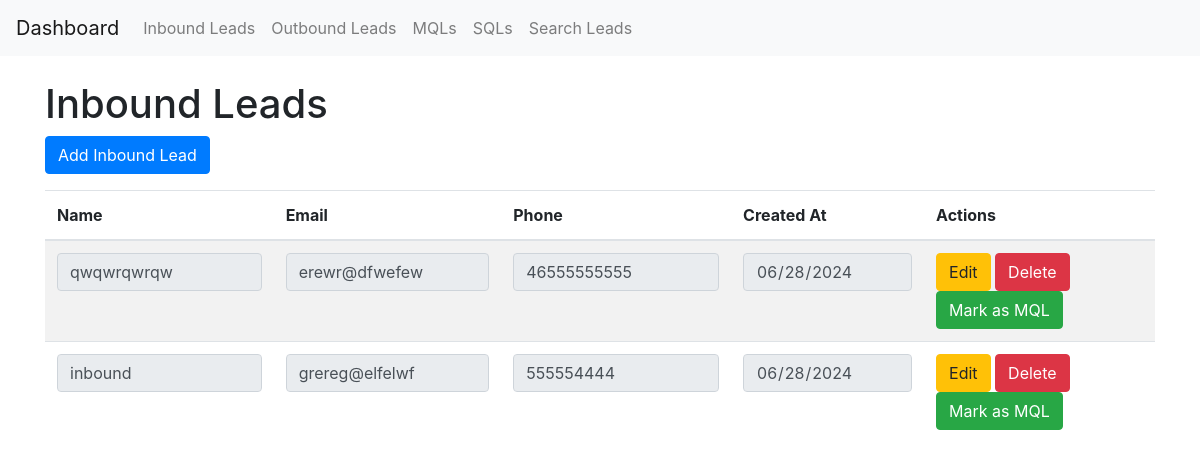
Page /inbound_leads on the earlier database version.
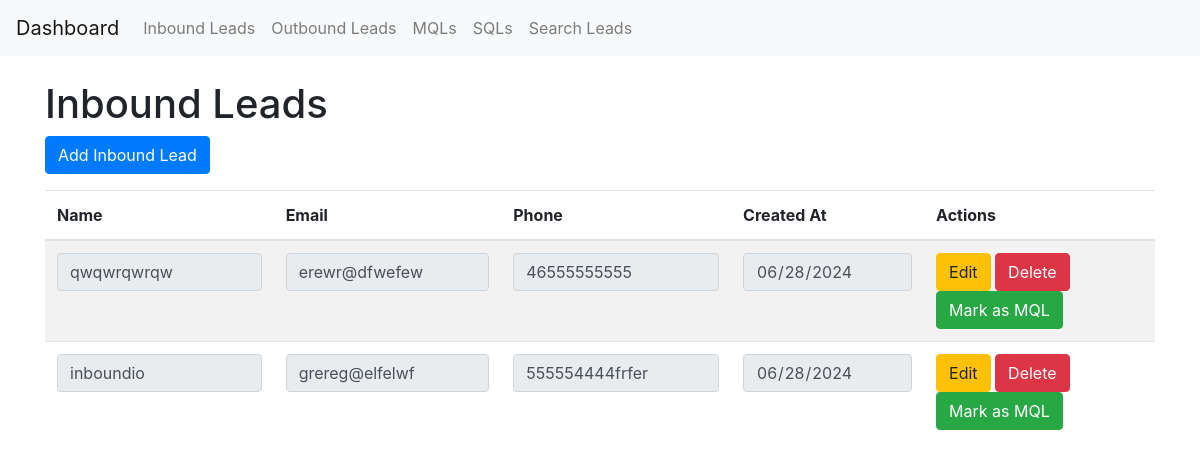
Same page on the later database version.
### app/models.py (models this page shows)
class InboundLead(db.Model):
    id = db.Column(db.Integer, primary_key=True)
    name = db.Column(db.String(64), nullable=False)
    email = db.Column(db.String(120), unique=True, nullable=False)
    phone = db.Column(db.String(20))
    created_at = db.Column(db.DateTime, default=datetime.utcnow)
    qualification = db.Column(db.String(20), default='')
    mqls = db.relationship('MQL', backref='inbound_lead', lazy=True)

### app/routes.py (the view, shortened to what this page needs)
@app.route('/inbound_leads', methods=['GET', 'POST'])
def inbound_leads():
    leads = InboundLead.query.all()
    return render_template('inbound_leads.html', title='Inbound Leads', leads=leads)

### app/templates/inbound_leads.html (shortened to what this page needs)
{% extends "base.html" %}
{% block content %}
  <h1>Inbound Leads</h1>
  <a href="{{ url_for('add_inbound_lead') }}" class="btn btn-primary mb-3">Add Inbound Lead</a>
  <table class="table table-striped">
    <thead>
      <tr>
        <th>Name</th>
        <th>Email</th>
        <th>Phone</th>
        <th>Created At</th>
        <th>Actions</th>
      </tr>
    </thead>
    <tbody>
      {% for lead in leads %}
        <tr>
          <form method="post">
            <td><input type="text" name="name_{{ lead.id }}" value="{{ lead.name }}" class="form-control" readonly></td>
            <td><input type="email" name="email_{{ lead.id }}" value="{{ lead.email }}" class="form-control" readonly></td>
            <td><input type="text" name="phone_{{ lead.id }}" value="{{ lead.phone }}" class="form-control" readonly></td>
            <td><input type="date" name="created_at_{{ lead.id }}" value="{{ lead.created_at.strftime('%Y-%m-%d') }}" class="form-control" readonly></td>
            <td>
              <button type="button" class="btn btn-warning" onclick="enableEditing({{ lead.id }})">Edit</button>
              <button type="submit" name="action" value="delete_{{ lead.id }}" class="btn btn-danger">Delete</button>
              <button type="submit" name="action" value="mql_{{ lead.id }}" class="btn btn-success">Mark as MQL</button>
            </td>
          </form>
        </tr>
      {% endfor %}
    </tbody>
  </table>
{% endblock %}

Differences in the rows shown:
changed InboundLead "grereg@elfelwf": name "inbound" → "inboundio"; phone "555554444" → "555554444frfer"
